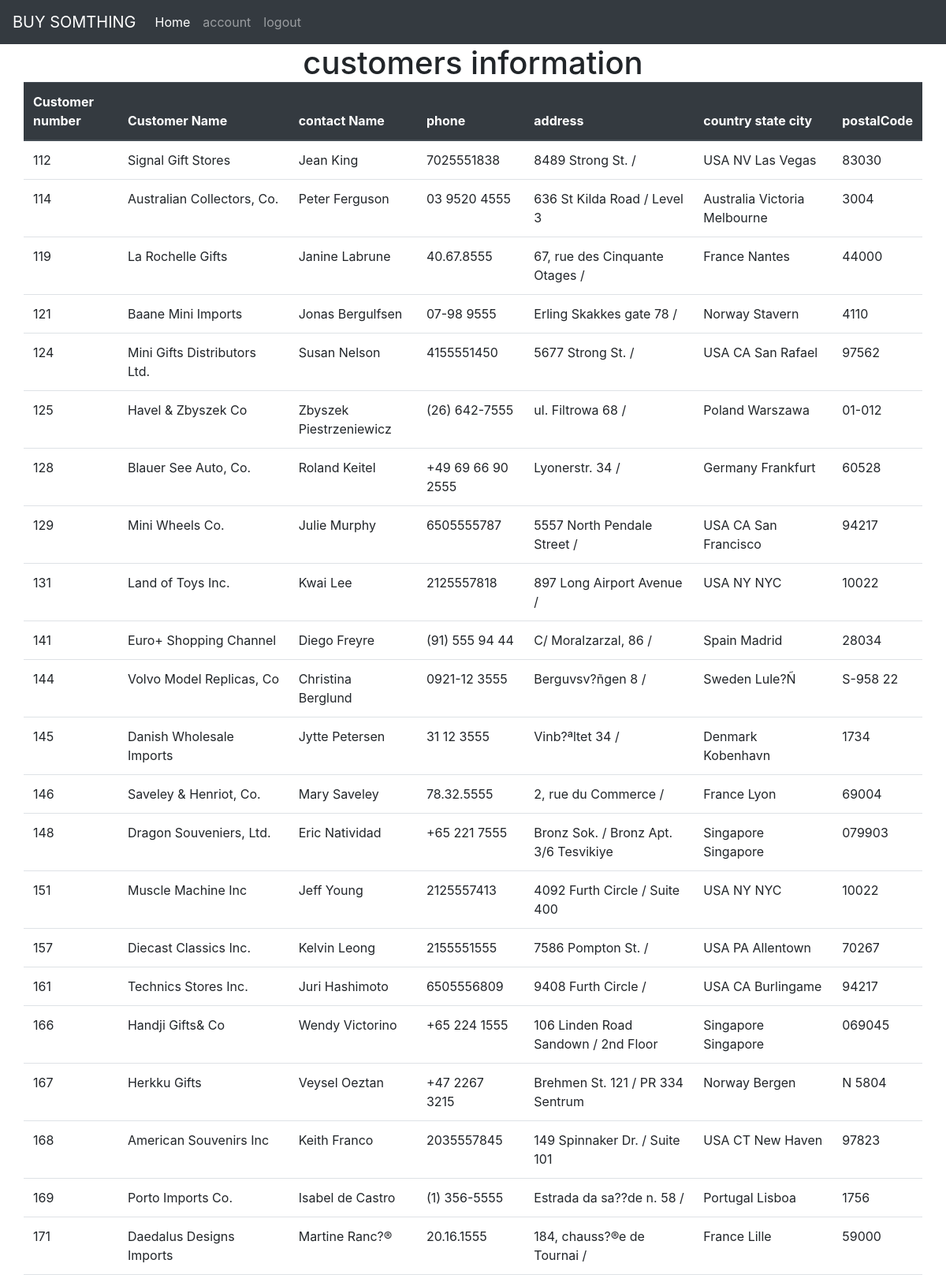
Screenshot of /showDetails.php (signed in, upper part) with the database file from the repository.
### tables this page shows
CREATE TABLE `customers` (
  `customerNumber` int(11) NOT NULL,
  `customerName` varchar(50) NOT NULL,
  `contactLastName` varchar(50) NOT NULL,
  `contactFirstName` varchar(50) NOT NULL,
  `phone` varchar(50) NOT NULL,
  `addressLine1` varchar(50) NOT NULL,
  `addressLine2` varchar(50) DEFAULT NULL,
  `city` varchar(50) NOT NULL,
  `state` varchar(50) DEFAULT NULL,
  `postalCode` varchar(15) DEFAULT NULL,
  `country` varchar(50) NOT NULL,
  `salesRepEmployeeNumber` int(11) DEFAULT NULL,
  `creditLimit` decimal(10,2) DEFAULT NULL,
  `password` int(11) NOT NULL DEFAULT 12345678,
  `email` varchar(50) NOT NULL DEFAULT 'user@mail.com'
);

### showDetails.php (the view, shortened to what this page needs)
<!DOCTYPE html>
<html lang="en">
<head>
    <link rel="stylesheet" href="https://stackpath.bootstrapcdn.com/bootstrap/4.4.1/css/bootstrap.min.css"
>
</head>
<body>
    <nav class="navbar navbar-expand-lg navbar-dark bg-dark">
        <a class="navbar-brand" href="#">BUY SOMTHING</a>
        <div class="collapse navbar-collapse" id="navbarNav">
            <ul class="navbar-nav">
                <li class="nav-item active">
                    <a class="nav-link" href="home.php">Home <span class="sr-only">(current)</span></a>
                </li>
                <li class="nav-item">
                    <a class="nav-link" href="account.php">account</a>
                </li>
                <li class="nav-item">
                    <a class="nav-link" href="logout.php">logout</a>
                </li>
            </ul>
        </div>
    </nav>
    <div class="container">
        <div class="row">
            <?php
$cusID=$_POST['cus_ID'];
$serverName="localhost";
$dbUser="root";
$dbPassword='';
$dbName="assi3";
$con=new mysqli($serverName, $dbUser, $dbPassword, $dbName);
$queryString="select * from customers where customerNumber like '$cusID%' ";
$dbResult=$con->query($queryString);
echo "<h1 class='text-center m-auto'>customers  information $cusID </h1>";
echo "<table class='table'>
  <thead class='thead-dark'>
    <tr>
      <th scope='col'>Customer number</th>
      <th scope='col'>Customer Name</th>
      <th scope='col'>contact Name</th>
<th scope='col'>phone</th>
<th scope='col'>address</th>
<th scope='col'>country state city</th>
            <th scope='col'>postalCode</th>
    </tr>
  </thead>
  <tbody>";
while ($row=mysqli_fetch_assoc($dbResult)) {
    echo "
    <tr>
          <td>$row[customerNumber]</td>
      <td>$row[customerName]</td>
      <td>$row[contactFirstName] $row[contactLastName]</td>
            <td>$row[phone]</td>
      <td>$row[addressLine1] / $row[addressLine2]</td>
      <td>$row[country] $row[state] $row[city]</td>
            <td>$row[postalCode]</td>
    </tr>";
}
echo "  </tbody>
</table>";
?>
        </div>
    </div>
</body>
</html>

### rows the page displays
customers: customerNumber "112", customerName "Signal Gift Stores", contactFirstName "Jean", contactLastName "King", phone "7025551838", addressLine1 "8489 Strong St.", country "USA", state "NV", city "Las Vegas", postalCode "83030"
customers: customerNumber "114", customerName "Australian Collectors, Co.", contactFirstName "Peter", contactLastName "Ferguson", phone "03 9520 4555", addressLine1 "636 St Kilda Road", addressLine2 "Level 3", country "Australia", state "Victoria", city "Melbourne", postalCode "3004"
customers: customerNumber "119", customerName "La Rochelle Gifts", contactFirstName "Janine", contactLastName "Labrune", phone "40.67.8555", addressLine1 "67, rue des Cinquante Otages", country "France", city "Nantes", postalCode "44000"
customers: customerNumber "121", customerName "Baane Mini Imports", contactFirstName "Jonas", contactLastName "Bergulfsen", phone "07-98 9555", addressLine1 "Erling Skakkes gate 78", country "Norway", city "Stavern", postalCode "4110"
customers: customerNumber "124", customerName "Mini Gifts Distributors Ltd.", contactFirstName "Susan", contactLastName "Nelson", phone "4155551450", addressLine1 "5677 Strong St.", country "USA", state "CA", city "San Rafael", postalCode "97562"
customers: customerNumber "125", customerName "Havel & Zbyszek Co", contactFirstName "Zbyszek", contactLastName "Piestrzeniewicz", phone "(26) 642-7555", addressLine1 "ul. Filtrowa 68", country "Poland", city "Warszawa", postalCode "01-012"
customers: customerNumber "128", customerName "Blauer See Auto, Co.", contactFirstName "Roland", contactLastName "Keitel", phone "+49 69 66 90 2555", addressLine1 "Lyonerstr. 34", country "Germany", city "Frankfurt", postalCode "60528"
customers: customerNumber "129", customerName "Mini Wheels Co.", contactFirstName "Julie", contactLastName "Murphy", phone "6505555787", addressLine1 "5557 North Pendale Street", country "USA", state "CA", city "San Francisco", postalCode "94217"
customers: customerNumber "131", customerName "Land of Toys Inc.", contactFirstName "Kwai", contactLastName "Lee", phone "2125557818", addressLine1 "897 Long Airport Avenue", country "USA", state "NY", city "NYC", postalCode "10022"
customers: customerNumber "141", customerName "Euro+ Shopping Channel", contactFirstName "Diego", contactLastName "Freyre", phone "(91) 555 94 44", addressLine1 "C/ Moralzarzal, 86", country "Spain", city "Madrid", postalCode "28034"
customers: customerNumber "144", customerName "Volvo Model Replicas, Co", contactFirstName "Christina", contactLastName "Berglund", phone "0921-12 3555", addressLine1 "Berguvsv?ñgen 8", country "Sweden", city "Lule?Ñ", postalCode "S-958 22"
customers: customerNumber "145", customerName "Danish Wholesale Imports", contactFirstName "Jytte", contactLastName "Petersen", phone "31 12 3555", addressLine1 "Vinb?ªltet 34", country "Denmark", city "Kobenhavn", postalCode "1734"
customers: customerNumber "146", customerName "Saveley & Henriot, Co.", contactFirstName "Mary", contactLastName "Saveley", phone "78.32.5555", addressLine1 "2, rue du Commerce", country "France", city "Lyon", postalCode "69004"
customers: customerNumber "148", customerName "Dragon Souveniers, Ltd.", contactFirstName "Eric", contactLastName "Natividad", phone "+65 221 7555", addressLine1 "Bronz Sok.", addressLine2 "Bronz Apt. 3/6 Tesvikiye", country "Singapore", city "Singapore", postalCode "079903"
customers: customerNumber "151", customerName "Muscle Machine Inc", contactFirstName "Jeff", contactLastName "Young", phone "2125557413", addressLine1 "4092 Furth Circle", addressLine2 "Suite 400", country "USA", state "NY", city "NYC", postalCode "10022"
customers: customerNumber "157", customerName "Diecast Classics Inc.", contactFirstName "Kelvin", contactLastName "Leong", phone "2155551555", addressLine1 "7586 Pompton St.", country "USA", state "PA", city "Allentown", postalCode "70267"
customers: customerNumber "161", customerName "Technics Stores Inc.", contactFirstName "Juri", contactLastName "Hashimoto", phone "6505556809", addressLine1 "9408 Furth Circle", country "USA", state "CA", city "Burlingame", postalCode "94217"
customers: customerNumber "166", customerName "Handji Gifts& Co", contactFirstName "Wendy", contactLastName "Victorino", phone "+65 224 1555", addressLine1 "106 Linden Road Sandown", addressLine2 "2nd Floor", country "Singapore", city "Singapore", postalCode "069045"
customers: customerNumber "167", customerName "Herkku Gifts", contactFirstName "Veysel", contactLastName "Oeztan", phone "+47 2267 3215", addressLine1 "Brehmen St. 121", addressLine2 "PR 334 Sentrum", country "Norway", city "Bergen", postalCode "N 5804"
customers: customerNumber "168", customerName "American Souvenirs Inc", contactFirstName "Keith", contactLastName "Franco", phone "2035557845", addressLine1 "149 Spinnaker Dr.", addressLine2 "Suite 101", country "USA", state "CT", city "New Haven", postalCode "97823"
customers: customerNumber "169", customerName "Porto Imports Co.", contactFirstName "Isabel", contactLastName "de Castro", phone "(1) 356-5555", addressLine1 "Estrada da sa??de n. 58", country "Portugal", city "Lisboa", postalCode "1756"
customers: customerNumber "171", customerName "Daedalus Designs Imports", contactFirstName "Martine", contactLastName "Ranc?®", phone "20.16.1555", addressLine1 "184, chauss?®e de Tournai", country "France", city "Lille", postalCode "59000"
